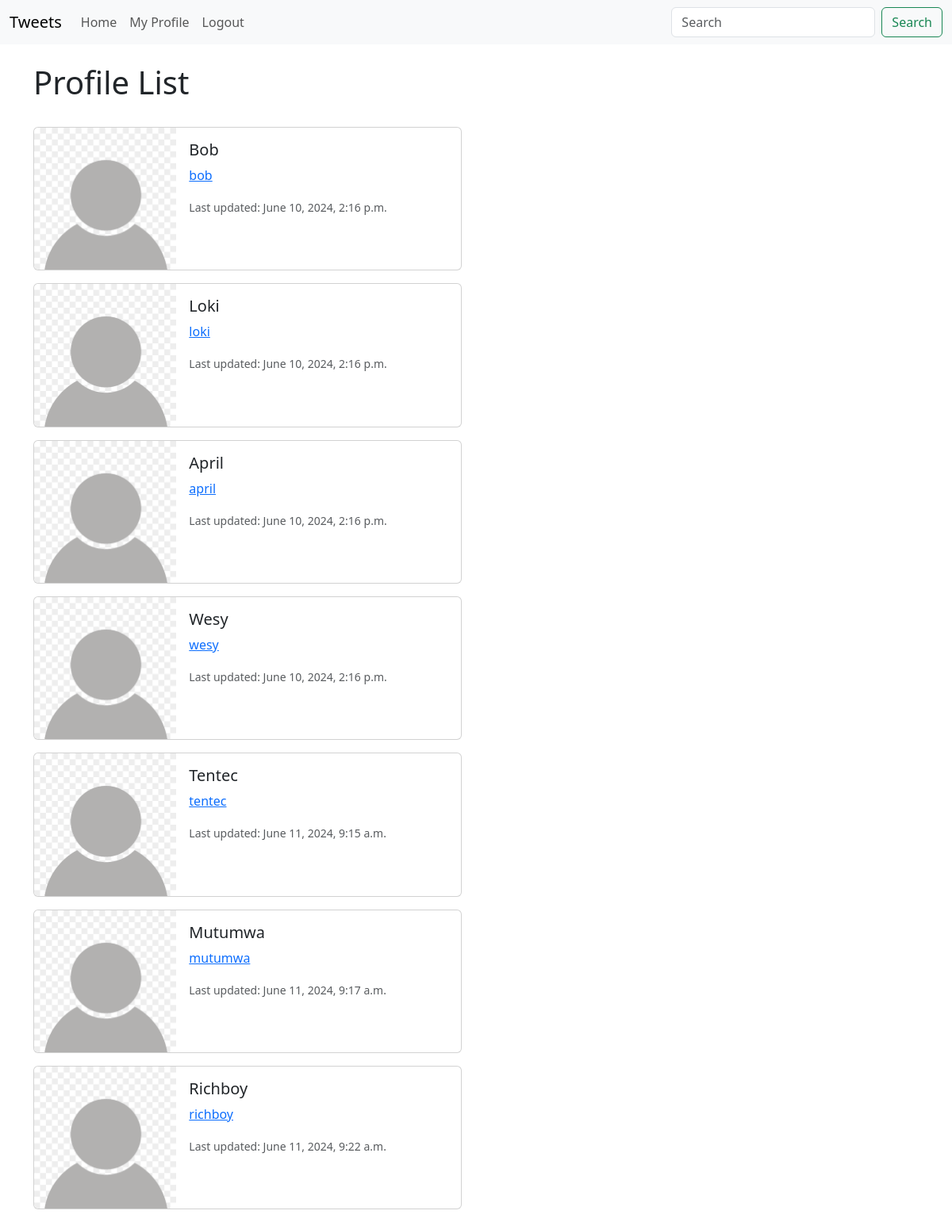
Screenshot of /profile_list/ (signed in) with the database file from the repository.
### coreApp/models.py (models this page shows, shortened)
class Profile(models.Model):
    user = models.OneToOneField(User, on_delete=models.SET_NULL, null=True, blank=True)
    follows = models.ManyToManyField(
        "self",
        related_name="followed_by",
        symmetrical=False,
        blank=True
    )
    date_modified = models.DateTimeField(User,auto_now=True)

### coreApp/views.py (the view)
# urls.py: path('profile_list/',views.profile_list,name='profile_list'),
def profile_list(request):
    if request.user.is_authenticated:
       profiles = Profile.objects.exclude(user=request.user)
       return render(request,'profile_list.html',{"profiles":profiles})
    else:
        messages.success(request,("You must be logged In to view this page"))
        return redirect('index')

### template/profile_list.html
{% extends 'base.html' %}
{% load static %}
{% block content %}
    <h1>Profile List</h1>
    <br/>
    {% if profiles %}
        {% for profile in profiles %}
            <div class="card mb-3" style="max-width: 540px;">
                <div class="row g-0">
                    <div class="col-md-4">
                        <img src="{% static 'images/png-transparent-user-interface-design-computer-icons-default_pic.png' %}" class="img-fluid rounded-start" alt="Profile image">
                    </div>
                    <div class="col-md-8">
                        <div class="card-body">
                            <h5 class="card-title">{{ profile.user.username }}</h5>
                            <p class="card-text"><a href="{% url 'profile' profile.user.id %}">{{ profile.user.username|lower }}</a></p>
                            <p class="card-text"><small class="text-body-secondary">Last updated: {{ profile.date_modified }}</small></p>
                        </div>
                    </div>
                </div>
            </div>
        {% endfor %}
    {% endif %}
{% endblock %}

### template/base.html (shortened to what this page needs)
<!doctype html>
<html lang="en">
  <head>
    <link href="https://cdn.jsdelivr.net/npm/bootstrap@5.3.3/dist/css/bootstrap.min.css" rel="stylesheet">
  </head>
  <body>
    {%include 'navbar.html'%}
    <br>
    <div class="container">
        {% block content %}
        {% endblock %}
    </div>
  </body>
</html>

### template/navbar.html (shortened to what this page needs)
<nav class="navbar navbar-expand-lg bg-body-tertiary">
    <div class="container-fluid">
      <a class="navbar-brand" href="{%url 'index'%}">Tweets</a>
      <div class="collapse navbar-collapse" id="navbarSupportedContent">
        <ul class="navbar-nav me-auto mb-2 mb-lg-0">
          <li class="nav-item">
            <a class="nav-link" href="{% url 'profile_list' %}">Home</a>
          </li>
          {% if user.is_authenticated %}
          <li class="nav-item">
            <a class="nav-link" href="{% url 'profile' request.user.id %}">My Profile</a>
          </li>
          <li class="nav-item">
            <a class="nav-link" href="{% url 'logout'%}">Logout</a>
          </li>
          {% endif %}
        </ul>
        <form class="d-flex" role="search">
          <input class="form-control me-2" type="search" placeholder="Search" aria-label="Search">
          <button class="btn btn-outline-success" type="submit">Search</button>
        </form>
      </div>
    </div>
  </nav>

### rows the page displays
Profile: user.username "Bob", user.username "bob", date_modified "June 10, 2024, 2:16 p.m."
Profile: user.username "Loki", user.username "loki", date_modified "June 10, 2024, 2:16 p.m."
Profile: user.username "April", user.username "april", date_modified "June 10, 2024, 2:16 p.m."
Profile: user.username "Wesy", user.username "wesy", date_modified "June 10, 2024, 2:16 p.m."
Profile: user.username "Tentec", user.username "tentec", date_modified "June 11, 2024, 9:15 a.m."
Profile: user.username "Mutumwa", user.username "mutumwa", date_modified "June 11, 2024, 9:17 a.m."
Profile: user.username "Richboy", user.username "richboy", date_modified "June 11, 2024, 9:22 a.m."
